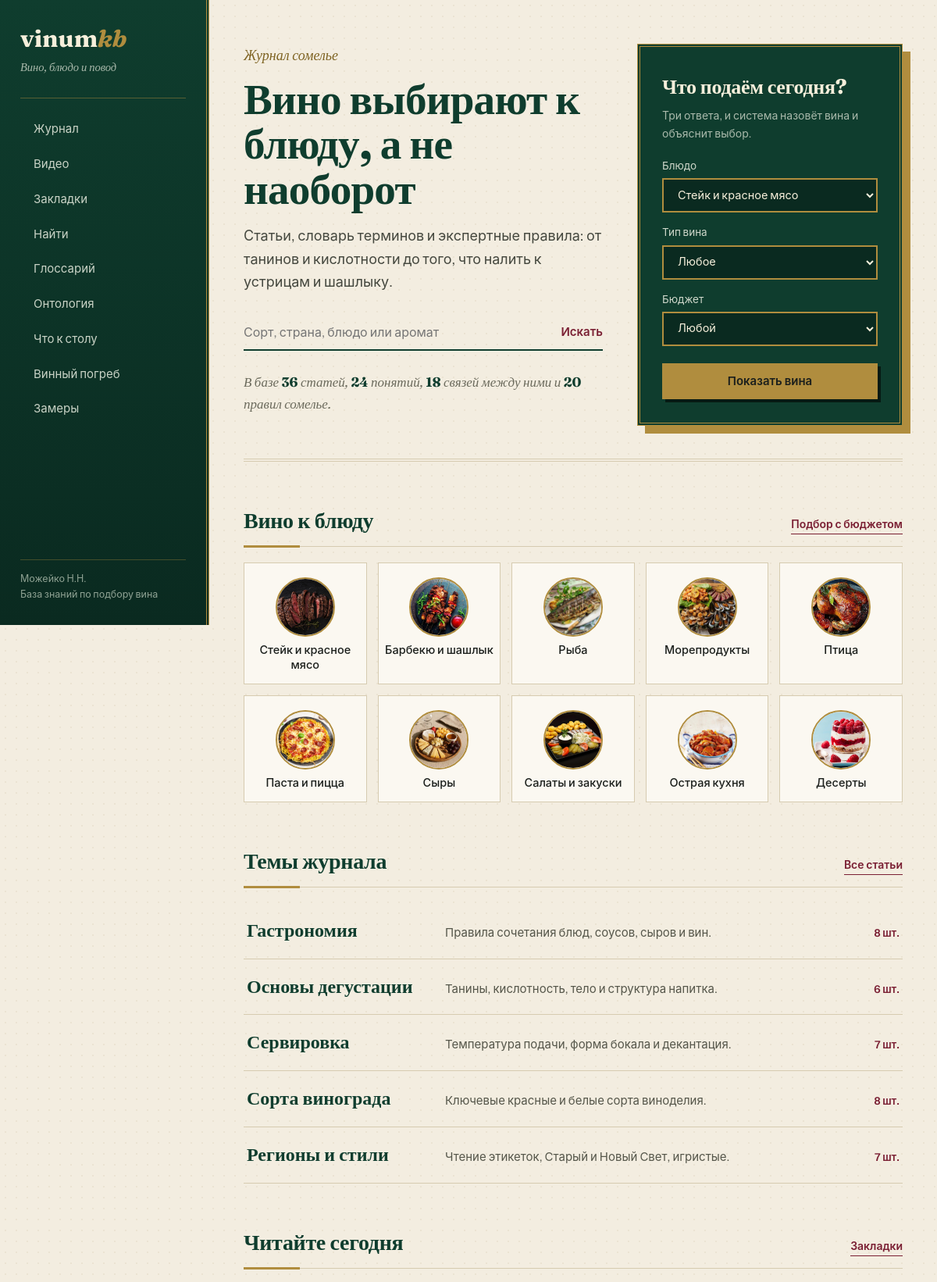
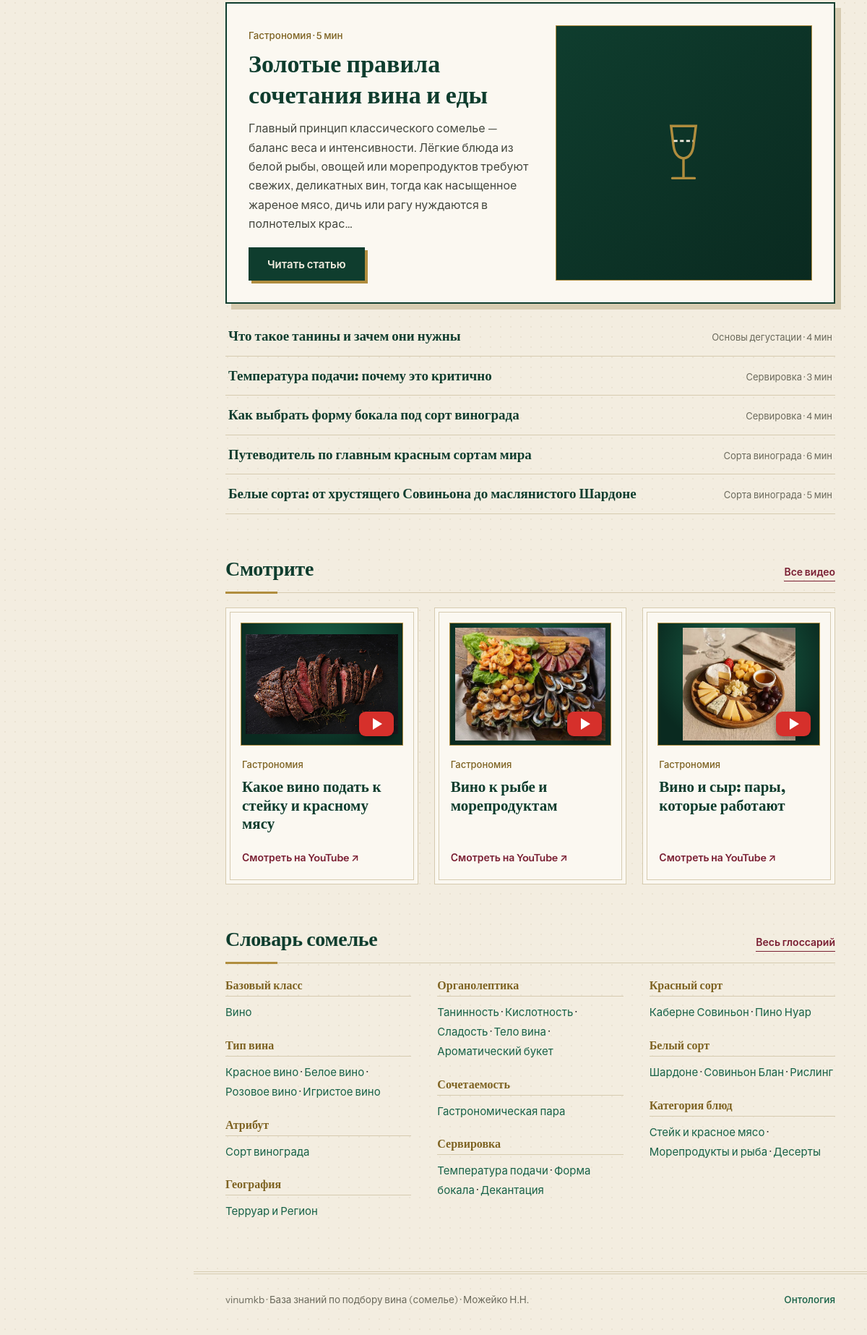
The page / on the database its author committed (2 pictures, top to bottom).
### tables this page shows
CREATE TABLE articles (
    id        INTEGER PRIMARY KEY,
    title     TEXT NOT NULL,
    category  TEXT NOT NULL,
    read_time TEXT NOT NULL,
    tip       TEXT,
    content   TEXT NOT NULL
);

CREATE TABLE videos (
    id          INTEGER PRIMARY KEY,
    title       TEXT NOT NULL,
    topic       TEXT NOT NULL,
    description TEXT NOT NULL,
    url         TEXT NOT NULL,            -- ссылка на YouTube
    icon_kind   TEXT NOT NULL,            -- dish / cat
    icon        TEXT NOT NULL
);

CREATE TABLE concepts (
    id          INTEGER PRIMARY KEY AUTOINCREMENT,
    name        TEXT NOT NULL UNIQUE,
    category    TEXT NOT NULL,
    description TEXT NOT NULL
);

### app.py (the view)
@app.route('/')
def index():
    kb = get_kb()
    stats = build_stats(kb)
    topic_map = {}
    for a in kb['articles']:
        cat = a.get('category', 'Общее')
        topic_map[cat] = topic_map.get(cat, 0) + 1
    topic_descriptions = {
        'Гастрономия': 'Правила сочетания блюд, соусов, сыров и вин.',
        'Основы дегустации': 'Танины, кислотность, тело и структура напитка.',
        'Сервировка': 'Температура подачи, форма бокала и декантация.',
        'Сорта винограда': 'Ключевые красные и белые сорта виноделия.',
        'Регионы и стили': 'Чтение этикеток, Старый и Новый Свет, игристые.',
    }
    topics = [
        {'name': k, 'count': v, 'desc': topic_descriptions.get(k, 'Практические материалы сомелье.')}
        for k, v in topic_map.items()
    ]
    grouped_concepts = {}
    for c in kb['ontology']['concepts']:
        cat = c.get('category', 'Другое')
        grouped_concepts.setdefault(cat, []).append(c)
    return render_template(
        'index.html',
        stats=stats,
        topics=topics,
        articles=kb['articles'][:6],
        grouped_concepts=grouped_concepts,
        videos=kb['videos'][:3],
    )

### app.py (called while the page is built)
def _find_photo(prefix):
    for ext in ('jpg', 'jpeg', 'png', 'webp'):
        fn = f'{prefix}.{ext}'
        if os.path.exists(os.path.join(BASE_DIR, 'static', 'photos', fn)):
            return f'/static/photos/{fn}'
    return None

def dish_photo(name):
    if name not in DISHES:
        return None
    return _find_photo('dish_%02d' % (DISHES.index(name) + 1))

def connect():
    if not os.path.exists(DB_PATH):
        init = sqlite3.connect(DB_PATH)
        with open(SQL_PATH, 'r', encoding='utf-8') as f:
            init.executescript(f.read())
        init.commit()
        init.close()
    con = sqlite3.connect(DB_PATH)
    con.row_factory = sqlite3.Row
    return con

def build_stats(kb):
    wines = kb['wines']
    triples_count = sum(4 + len(w.get('foods', [])) + len(w.get('aromas', [])) for w in wines)
    return {
        'wines': len(wines),
        'articles': len(kb['articles']),
        'concepts': len(kb['ontology']['concepts']),
        'relations': len(kb['ontology']['relations']),
        'rules': len(kb['rules']),
        'triples': triples_count,
    }

### templates/index.html (shortened to what this page needs)
{% extends 'base.html' %}
{% block content %}
{% from '_art.html' import bottle, dish, cat %}
<section class="desk">
  <div>
    <p class="eyebrow">Журнал сомелье</p>
    <h1>Вино выбирают к блюду, а не наоборот</h1>
    <p class="lead">Статьи, словарь терминов и экспертные правила: от танинов и кислотности до того, что налить к устрицам и шашлыку.</p>
    <form class="quiet-search" action="{{ url_for('search_view') }}" method="get">
      <input type="search" name="q" placeholder="Сорт, страна, блюдо или аромат" autocomplete="off" />
      <button type="submit">Искать</button>
    </form>
    <p class="colophon">В базе <b>{{ stats.articles }}</b> статей, <b>{{ stats.concepts }}</b> понятий, <b>{{ stats.relations }}</b> связей между ними и <b>{{ stats.rules }}</b> правил сомелье.</p>
  </div>
  <form class="panel" action="{{ url_for('recommend_view') }}" method="get">
    <h2>Что подаём сегодня?</h2>
    <p>Три ответа, и система назовёт вина и объяснит выбор.</p>
    <label for="d">Блюдо</label>
    <select id="d" name="dish">
      {% for d in ['Стейк и красное мясо','Барбекю и шашлык','Рыба','Морепродукты','Птица','Паста и пицца','Сыры','Салаты и закуски','Острая кухня','Десерты'] %}<option>{{ d }}</option>{% endfor %}
    </select>
    <label for="t">Тип вина</label>
    <select id="t" name="wine_type">{% for t in ['Любое','Красное','Белое','Розовое','Игристое'] %}<option>{{ t }}</option>{% endfor %}</select>
    <label for="b">Бюджет</label>
    <select id="b" name="budget">{% for b in ['Любой','Бюджетный','Средний','Премиум'] %}<option>{{ b }}</option>{% endfor %}</select>
    <button class="btn" type="submit">Показать вина</button>
  </form>
</section>
<div class="section-head"><h2>Вино к блюду</h2><a href="{{ url_for('recommend_view') }}">Подбор с бюджетом</a></div>
<div class="dish-strip">
  {% for d in ['Стейк и красное мясо','Барбекю и шашлык','Рыба','Морепродукты','Птица','Паста и пицца','Сыры','Салаты и закуски','Острая кухня','Десерты'] %}
    <a href="{{ url_for('recommend_view', dish=d) }}">{{ dish(d) }}<span>{{ d }}</span></a>
  {% endfor %}
</div>
<div class="section-head"><h2>Темы журнала</h2><a href="{{ url_for('articles_list') }}">Все статьи</a></div>
{% for t in topics %}
  <a class="topic" href="{{ url_for('articles_list', category=t.name) }}">
    <strong>{{ t.name }}</strong><span>{{ t.desc }}</span><em>{{ t.count }} шт.</em>
  </a>
{% endfor %}
{% if articles %}
<div class="section-head"><h2>Читайте сегодня</h2><a href="{{ url_for('library_view') }}">Закладки</a></div>
{% set first = articles[0] %}
<div class="feature">
  <div>
    <small style="color:var(--brass-dark); font-weight:500;">{{ first.category }} · {{ first.read_time }}</small>
    <h3><a href="{{ url_for('article_detail', aid=first.id) }}">{{ first.title }}</a></h3>
    <p>{{ first.content[:230] }}…</p>
    <a class="btn" style="margin-top:20px;" href="{{ url_for('article_detail', aid=first.id) }}">Читать статью</a>
  </div>
  <div class="mark">
  </div>
</div>
<div style="margin-top:18px;">
  {% for a in articles[1:] %}
    <div class="line"><a href="{{ url_for('article_detail', aid=a.id) }}">{{ a.title }}</a><small>{{ a.category }} · {{ a.read_time }}</small></div>
  {% endfor %}
</div>
{% endif %}
{% if videos %}
<div class="section-head"><h2>Смотрите</h2><a href="{{ url_for('videos_list') }}">Все видео</a></div>
<div class="grid-3">
  {% for v in videos %}
    <a class="card" href="{{ v.url }}" target="_blank" rel="noopener noreferrer">
      <div class="vcover">{% if v.icon_kind == 'dish' %}{{ dish(v.icon) }}{% else %}{{ cat(v.icon) }}{% endif %}<span class="play"></span></div>
      <small>{{ v.topic }}</small>
      <span class="card-title">{{ v.title }}</span>
      <div class="meta-accent">Смотреть на YouTube ↗</div>
    </a>
  {% endfor %}
</div>
{% endif %}
<div class="section-head"><h2>Словарь сомелье</h2><a href="{{ url_for('concepts_view') }}">Весь глоссарий</a></div>
<div class="gloss">
  {% for cat, items in grouped_concepts.items() %}
    <div><h3>{{ cat }}</h3>
      {% for c in items %}<a href="{{ url_for('concepts_view', q=c.name) }}">{{ c.name }}</a>{% if not loop.last %} · {% endif %}{% endfor %}
    </div>
  {% endfor %}
</div>
{% endblock %}

### templates/base.html (shortened to what this page needs)
<!DOCTYPE html>
<html lang="ru">
<head>
</head>
<body>
  <aside class="side">
    <div>
      <a class="logo" href="{{ url_for('index') }}">vinum<span>kb</span></a>
      <span class="brand-caption">Вино, блюдо и повод</span>
    </div>
    <nav class="nav">
      <a href="{{ url_for('articles_list') }}" class="{% if request.endpoint in ['articles_list', 'article_detail'] %}active{% endif %}">Журнал</a>
      <a href="{{ url_for('videos_list') }}" class="{% if request.endpoint == 'videos_list' %}active{% endif %}">Видео</a>
      <a href="{{ url_for('library_view') }}" class="{% if request.endpoint == 'library_view' %}active{% endif %}">Закладки</a>
      <a href="{{ url_for('search_view') }}" class="{% if request.endpoint == 'search_view' %}active{% endif %}">Найти</a>
      <a href="{{ url_for('concepts_view') }}" class="{% if request.endpoint == 'concepts_view' %}active{% endif %}">Глоссарий</a>
      <a href="{{ url_for('graph_view') }}" class="{% if request.endpoint == 'graph_view' %}active{% endif %}">Онтология</a>
      <a href="{{ url_for('recommend_view') }}" class="{% if request.endpoint == 'recommend_view' %}active{% endif %}">Что к столу</a>
      <a href="{{ url_for('wines_catalog') }}" class="{% if request.endpoint in ['wines_catalog', 'wine_detail'] %}active{% endif %}">Винный погреб</a>
      <a href="{{ url_for('stats_view') }}" class="{% if request.endpoint == 'stats_view' %}active{% endif %}">Замеры</a>
    </nav>
    <div class="side-foot">Можейко Н.Н.<br>База знаний по подбору вина</div>
  </aside>
  <div class="shell">
    <main class="wrap">{% block content %}{% endblock %}</main>
    <footer class="site-footer">
      <div>vinumkb · База знаний по подбору вина (сомелье) · Можейко Н.Н.</div>
      <div><a href="{{ url_for('graph_view') }}">Онтология</a></div>
    </footer>
  </div>
</body>
</html>

### templates/_art.html (shortened to what this page needs)
{% macro dish(name) %}
{% if dish_photo(name) %}<img src="{{ dish_photo(name) }}" alt="{{ name }}" loading="lazy">{% endif %}
{% endmacro %}

### templates/index.html (style rules this page uses)
.desk { display: grid; grid-template-columns: minmax(0, 1.15fr) minmax(0, .85fr); gap: 44px; align-items: start; padding-bottom: 42px; border-bottom: 4px double var(--border); }
.desk h1 { max-width: 13ch; }
.desk .lead { font-size: 18px; color: #45483f; margin: 18px 0 26px; max-width: 48ch; }
.quiet-search { display: flex; max-width: 460px; border-bottom: 2px solid var(--emerald); }
.quiet-search input { flex: 1; border: none; background: transparent; height: 44px; padding: 0; font: 16px var(--sans); outline: none; box-shadow: none; }
.quiet-search button { border: none; background: none; color: var(--claret); font: 600 15px var(--sans); cursor: pointer; }
.panel { background: var(--emerald); color: #e4dcc6; padding: 30px 28px; border: 4px double var(--brass); box-shadow: 10px 10px 0 var(--brass); }
.panel h2 { color: #f6efdb; font-size: 26px; margin-bottom: 4px; }
.panel p { font-size: 14px; color: #a9b9ab; margin-bottom: 18px; }
.panel label { display: block; font-size: 13.5px; margin: 14px 0 5px; color: #cfd8cb; }
.panel select { width: 100%; border-color: var(--brass); background: #0a2a20; color: #f6efdb; }
.panel .btn { width: 100%; margin-top: 22px; background: var(--brass); border-color: var(--brass); color: var(--ink); box-shadow: 4px 4px 0 #061a13; }
.colophon { font-family: var(--serif); font-style: italic; font-size: 17px; color: var(--muted); margin: 26px 0 0; }
.colophon b { color: var(--emerald); font-style: normal; }
.topic { display: grid; grid-template-columns: 230px 1fr auto; gap: 24px; align-items: baseline; padding: 20px 4px; border-bottom: 1px solid var(--border); transition: padding .15s, background .15s; }
.topic strong { font: 700 24px var(--serif); color: var(--emerald); }
.topic span { color: #55564a; font-size: 15px; }
.topic em { font-size: 13.5px; color: var(--claret); font-style: normal; font-weight: 600; white-space: nowrap; }
.feature { display: grid; grid-template-columns: 1.1fr 1fr; gap: 34px; padding: 30px; background: var(--card); border: 2px solid var(--emerald); box-shadow: 8px 8px 0 var(--border); }
.feature h3 { font-size: 34px; margin: 6px 0 12px; }
.feature p { color: #45483f; font-size: 16px; }
.feature .mark { display: grid; place-items: center; background: linear-gradient(135deg, #0f3d2e, #0a2a20); border: 1px solid var(--brass); min-height: 180px; }
.line { display: flex; justify-content: space-between; gap: 16px; padding: 14px 4px; border-bottom: 1px solid var(--border); align-items: baseline; }
.line a { font: 700 19px var(--serif); color: var(--emerald); }
.line small { color: var(--muted); white-space: nowrap; font-size: 13px; }
.gloss { columns: 3 230px; column-gap: 36px; }
.gloss div { break-inside: avoid; margin-bottom: 22px; }
.gloss h3 { font-size: 16px; color: var(--brass-dark); padding-bottom: 5px; border-bottom: 1px solid var(--border); margin-bottom: 8px; }
.gloss a { font-size: 15px; color: var(--emerald-2); }
.dish-strip { display: grid; grid-template-columns: repeat(auto-fill, minmax(140px, 1fr)); gap: 14px; }
.dish-strip a { display: flex; flex-direction: column; align-items: center; gap: 8px; padding: 18px 8px 14px; background: var(--card); border: 1px solid var(--border); text-align: center; font-size: 14.5px; font-weight: 500; line-height: 1.3; transition: all .12s; }

### rows shown on the page
articles: name "Гастрономия", desc "Правила сочетания блюд, соусов, сыров и вин.", count "8", category "Гастрономия", read_time "5 мин", title "Золотые правила сочетания вина и еды", content "Главный принцип классического сомелье — баланс веса и интенсивности. Лёгкие блюда из белой рыбы, овощей или морепродуктов требуют свежих, деликатных вин, тогда как насыщенное жареное мясо, дичь или рагу нуждаются в полнотелых крас"
articles: name "Основы дегустации", desc "Танины, кислотность, тело и структура напитка.", count "6", title "Что такое танины и зачем они нужны", category "Основы дегустации", read_time "4 мин"
articles: name "Сервировка", desc "Температура подачи, форма бокала и декантация.", count "7", title "Температура подачи: почему это критично", category "Сервировка", read_time "3 мин"
articles: name "Сорта винограда", desc "Ключевые красные и белые сорта виноделия.", count "8", title "Путеводитель по главным красным сортам мира", category "Сорта винограда", read_time "6 мин"
articles: name "Регионы и стили", desc "Чтение этикеток, Старый и Новый Свет, игристые.", count "7"
articles: title "Как выбрать форму бокала под сорт винограда", category "Сервировка", read_time "4 мин"
articles: title "Белые сорта: от хрустящего Совиньона до маслянистого Шардоне", category "Сорта винограда", read_time "5 мин"
videos: topic "Гастрономия", title "Какое вино подать к стейку и красному мясу"
videos: topic "Гастрономия", title "Вино к рыбе и морепродуктам"
videos: topic "Гастрономия", title "Вино и сыр: пары, которые работают"
concepts: category "Базовый класс", name "Вино"
concepts: category "Тип вина", name "Красное вино"
concepts: name "Белое вино"
concepts: name "Розовое вино"
concepts: name "Игристое вино"
concepts: category "Атрибут", name "Сорт винограда"
concepts: category "География", name "Терруар и Регион"
concepts: category "Органолептика", name "Танинность"
concepts: name "Кислотность"
concepts: name "Сладость"
concepts: name "Тело вина"
concepts: name "Ароматический букет"
concepts: category "Сочетаемость", name "Гастрономическая пара"
concepts: category "Сервировка", name "Температура подачи"
concepts: name "Форма бокала"
concepts: name "Декантация"
concepts: category "Красный сорт", name "Каберне Совиньон"
concepts: name "Пино Нуар"
concepts: category "Белый сорт", name "Шардоне"
concepts: name "Совиньон Блан"
concepts: name "Рислинг"
concepts: category "Категория блюд", name "Стейк и красное мясо"
concepts: name "Морепродукты и рыба"
concepts: name "Десерты"

### other values the page prints
{{ stats.articles }} "36"
{{ stats.concepts }} "24"
{{ stats.relations }} "18"
{{ stats.rules }} "20"
{{ d }} "Стейк и красное мясо" "Барбекю и шашлык" "Рыба" "Морепродукты" "Птица" "Паста и пицца" "Сыры" "Салаты и закуски" "Острая кухня" "Десерты"
form field dish "Стейк и красное мясо"
form field wine_type "Любое"
form field budget "Любой"
